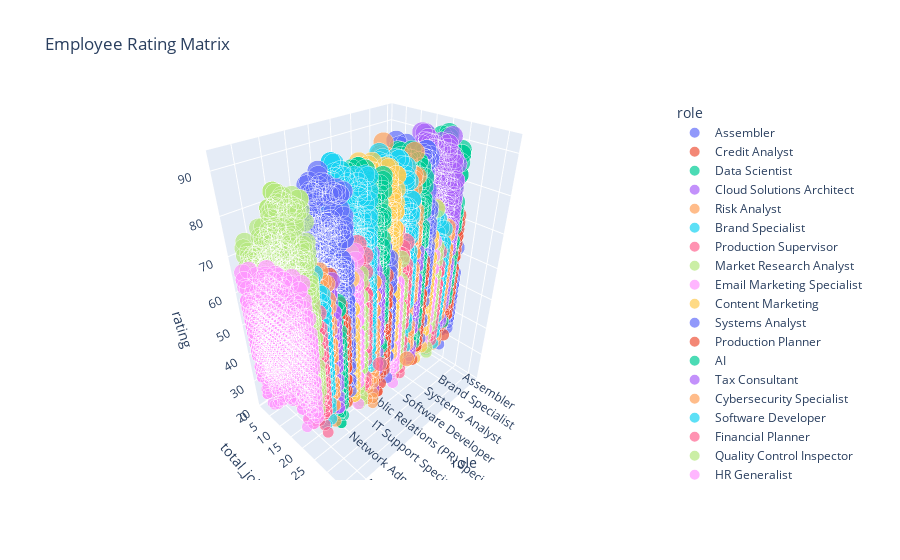

This figure's notebook cell:
### Code cell
Display.draw(data,x='role', y='total_join_year')

### Figure 1 — Plotly figure (JSON) as saved in the notebook; plotly's stock layout.template omitted (floating-point values rounded to 4 significant figures; data arrays with more than 128 entries replaced by an {"elided": "..."} marker saying what was removed)
{"data": [{"hovertemplate": "role=%{x}<br>total_join_year=%{y}<br>rating=%{marker.size}<extra></extra>", "legendgroup": "Assembler", "marker": {"color": "#636efa", "size": {"elided": "875 int values"}, "sizemode": "area", "sizeref": 0.23, "symbol": "circle"}, "mode": "markers", "name": "Assembler", "scene": "scene", "showlegend": true, "type": "scatter3d", "x": {"elided": "875 str values"}, "y": {"elided": "875 int values"}, "z": {"elided": "875 int values"}}, {"hovertemplate": "role=%{x}<br>total_join_year=%{y}<br>rating=%{marker.size}<extra></extra>", "legendgroup": "Credit Analyst", "marker": {"color": "#EF553B", "size": {"elided": "954 int values"}, "sizemode": "area", "sizeref": 0.23, "symbol": "circle"}, "mode": "markers", "name": "Credit Analyst", "scene": "scene", "showlegend": true, "type": "scatter3d", "x": {"elided": "954 str values"}, "y": {"elided": "954 int values"}, "z": {"elided": "954 int values"}}, {"hovertemplate": "role=%{x}<br>total_join_year=%{y}<br>rating=%{marker.size}<extra></extra>", "legendgroup": "Data Scientist", "marker": {"color": "#00cc96", "size": {"elided": "897 int values"}, "sizemode": "area", "sizeref": 0.23, "symbol": "circle"}, "mode": "markers", "name": "Data Scientist", "scene": "scene", "showlegend": true, "type": "scatter3d", "x": {"elided": "897 str values"}, "y": {"elided": "897 int values"}, "z": {"elided": "897 int values"}}, {"hovertemplate": "role=%{x}<br>total_join_year=%{y}<br>rating=%{marker.size}<extra></extra>", "legendgroup": "Cloud Solutions Architect", "marker": {"color": "#ab63fa", "size": {"elided": "924 int values"}, "sizemode": "area", "sizeref": 0.23, "symbol": "circle"}, "mode": "markers", "name": "Cloud Solutions Architect", "scene": "scene", "showlegend": true, "type": "scatter3d", "x": {"elided": "924 str values"}, "y": {"elided": "924 int values"}, "z": {"elided": "924 int values"}}, {"hovertemplate": "role=%{x}<br>total_join_year=%{y}<br>rating=%{marker.size}<extra></extra>", "legendgroup": "Risk Analyst", "marker": {"color": "#FFA15A", "size": {"elided": "899 int values"}, "sizemode": "area", "sizeref": 0.23, "symbol": "circle"}, "mode": "markers", "name": "Risk Analyst", "scene": "scene", "showlegend": true, "type": "scatter3d", "x": {"elided": "899 str values"}, "y": {"elided": "899 int values"}, "z": {"elided": "899 int values"}}, {"hovertemplate": "role=%{x}<br>total_join_year=%{y}<br>rating=%{marker.size}<extra></extra>", "legendgroup": "Brand Specialist", "marker": {"color": "#19d3f3", "size": {"elided": "866 int values"}, "sizemode": "area", "sizeref": 0.23, "symbol": "circle"}, "mode": "markers", "name": "Brand Specialist", "scene": "scene", "showlegend": true, "type": "scatter3d", "x": {"elided": "866 str values"}, "y": {"elided": "866 int values"}, "z": {"elided": "866 int values"}}, {"hovertemplate": "role=%{x}<br>total_join_year=%{y}<br>rating=%{marker.size}<extra></extra>", "legendgroup": "Production Supervisor", "marker": {"color": "#FF6692", "size": {"elided": "896 int values"}, "sizemode": "area", "sizeref": 0.23, "symbol": "circle"}, "mode": "markers", "name": "Production Supervisor", "scene": "scene", "showlegend": true, "type": "scatter3d", "x": {"elided": "896 str values"}, "y": {"elided": "896 int values"}, "z": {"elided": "896 int values"}}, {"hovertemplate": "role=%{x}<br>total_join_year=%{y}<br>rating=%{marker.size}<extra></extra>", "legendgroup": "Market Research Analyst", "marker": {"color": "#B6E880", "size": {"elided": "873 int values"}, "sizemode": "area", "sizeref": 0.23, "symbol": "circle"}, "mode": "markers", "name": "Market Research Analyst", "scene": "scene", "showlegend": true, "type": "scatter3d", "x": {"elided": "873 str values"}, "y": {"elided": "873 int values"}, "z": {"elided": "873 int values"}}, {"hovertemplate": "role=%{x}<br>total_join_year=%{y}<br>rating=%{marker.size}<extra></extra>", "legendgroup": "Email Marketing Specialist", "marker": {"color": "#FF97FF", "size": {"elided": "824 int values"}, "sizemode": "area", "sizeref": 0.23, "symbol": "circle"}, "mode": "markers", "name": "Email Marketing Specialist", "scene": "scene", "showlegend": true, "type": "scatter3d", "x": {"elided": "824 str values"}, "y": {"elided": "824 int values"}, "z": {"elided": "824 int values"}}, {"hovertemplate": "role=%{x}<br>total_join_year=%{y}<br>rating=%{marker.size}<extra></extra>", "legendgroup": "Content Marketing ", "marker": {"color": "#FECB52", "size": {"elided": "858 int values"}, "sizemode": "area", "sizeref": 0.23, "symbol": "circle"}, "mode": "markers", "name": "Content Marketing ", "scene": "scene", "showlegend": true, "type": "scatter3d", "x": {"elided": "858 str values"}, "y": {"elided": "858 int values"}, "z": {"elided": "858 int values"}}, {"hovertemplate": "role=%{x}<br>total_join_year=%{y}<br>rating=%{marker.size}<extra></extra>", "legendgroup": "Systems Analyst", "marker": {"color": "#636efa", "size": {"elided": "909 int values"}, "sizemode": "area", "sizeref": 0.23, "symbol": "circle"}, "mode": "markers", "name": "Systems Analyst", "scene": "scene", "showlegend": true, "type": "scatter3d", "x": {"elided": "909 str values"}, "y": {"elided": "909 int values"}, "z": {"elided": "909 int values"}}, {"hovertemplate": "role=%{x}<br>total_join_year=%{y}<br>rating=%{marker.size}<extra></extra>", "legendgroup": "Production Planner", "marker": {"color": "#EF553B", "size": {"elided": "876 int values"}, "sizemode": "area", "sizeref": 0.23, "symbol": "circle"}, "mode": "markers", "name": "Production Planner", "scene": "scene", "showlegend": true, "type": "scatter3d", "x": {"elided": "876 str values"}, "y": {"elided": "876 int values"}, "z": {"elided": "876 int values"}}, {"hovertemplate": "role=%{x}<br>total_join_year=%{y}<br>rating=%{marker.size}<extra></extra>", "legendgroup": "AI", "marker": {"color": "#00cc96", "size": {"elided": "809 int values"}, "sizemode": "area", "sizeref": 0.23, "symbol": "circle"}, "mode": "markers", "name": "AI", "scene": "scene", "showlegend": true, "type": "scatter3d", "x": {"elided": "809 str values"}, "y": {"elided": "809 int values"}, "z": {"elided": "809 int values"}}, {"hovertemplate": "role=%{x}<br>total_join_year=%{y}<br>rating=%{marker.size}<extra></extra>", "legendgroup": "Tax Consultant", "marker": {"color": "#ab63fa", "size": {"elided": "858 int values"}, "sizemode": "area", "sizeref": 0.23, "symbol": "circle"}, "mode": "markers", "name": "Tax Consultant", "scene": "scene", "showlegend": true, "type": "scatter3d", "x": {"elided": "858 str values"}, "y": {"elided": "858 int values"}, "z": {"elided": "858 int values"}}, {"hovertemplate": "role=%{x}<br>total_join_year=%{y}<br>rating=%{marker.size}<extra></extra>", "legendgroup": "Cybersecurity Specialist", "marker": {"color": "#FFA15A", "size": {"elided": "898 int values"}, "sizemode": "area", "sizeref": 0.23, "symbol": "circle"}, "mode": "markers", "name": "Cybersecurity Specialist", "scene": "scene", "showlegend": true, "type": "scatter3d", "x": {"elided": "898 str values"}, "y": {"elided": "898 int values"}, "z": {"elided": "898 int values"}}, {"hovertemplate": "role=%{x}<br>total_join_year=%{y}<br>rating=%{marker.size}<extra></extra>", "legendgroup": "Software Developer", "marker": {"color": "#19d3f3", "size": {"elided": "880 int values"}, "sizemode": "area", "sizeref": 0.23, "symbol": "circle"}, "mode": "markers", "name": "Software Developer", "scene": "scene", "showlegend": true, "type": "scatter3d", "x": {"elided": "880 str values"}, "y": {"elided": "880 int values"}, "z": {"elided": "880 int values"}}, {"hovertemplate": "role=%{x}<br>total_join_year=%{y}<br>rating=%{marker.size}<extra></extra>", "legendgroup": "Financial Planner", "marker": {"color": "#FF6692", "size": {"elided": "891 int values"}, "sizemode": "area", "sizeref": 0.23, "symbol": "circle"}, "mode": "markers", "name": "Financial Planner", "scene": "scene", "showlegend": true, "type": "scatter3d", "x": {"elided": "891 str values"}, "y": {"elided": "891 int values"}, "z": {"elided": "891 int values"}}, {"hovertemplate": "role=%{x}<br>total_join_year=%{y}<br>rating=%{marker.size}<extra></extra>", "legendgroup": "Quality Control Inspector", "marker": {"color": "#B6E880", "size": {"elided": "914 int values"}, "sizemode": "area", "sizeref": 0.23, "symbol": "circle"}, "mode": "markers", "name": "Quality Control Inspector", "scene": "scene", "showlegend": true, "type": "scatter3d", "x": {"elided": "914 str values"}, "y": {"elided": "914 int values"}, "z": {"elided": "914 int values"}}, {"hovertemplate": "role=%{x}<br>total_join_year=%{y}<br>rating=%{marker.size}<extra></extra>", "legendgroup": "HR Generalist", "marker": {"color": "#FF97FF", "size": {"elided": "899 int values"}, "sizemode": "area", "sizeref": 0.23, "symbol": "circle"}, "mode": "markers", "name": "HR Generalist", "scene": "scene", "showlegend": true, "type": "scatter3d", "x": {"elided": "899 str values"}, "y": {"elided": "899 int values"}, "z": {"elided": "899 int values"}}, {"hovertemplate": "role=%{x}<br>total_join_year=%{y}<br>rating=%{marker.size}<extra></extra>", "legendgroup": "IT Project Manager", "marker": {"color": "#FECB52", "size": {"elided": "871 int values"}, "sizemode": "area", "sizeref": 0.23, "symbol": "circle"}, "mode": "markers", "name": "IT Project Manager", "scene": "scene", "showlegend": true, "type": "scatter3d", "x": {"elided": "871 str values"}, "y": {"elided": "871 int values"}, "z": {"elided": "871 int values"}}, {"hovertemplate": "role=%{x}<br>total_join_year=%{y}<br>rating=%{marker.size}<extra></extra>", "legendgroup": "Public Relations (PR) Specialist", "marker": {"color": "#636efa", "size": {"elided": "849 int values"}, "sizemode": "area", "sizeref": 0.23, "symbol": "circle"}, "mode": "markers", "name": "Public Relations (PR) Specialist", "scene": "scene", "showlegend": true, "type": "scatter3d", "x": {"elided": "849 str values"}, "y": {"elided": "849 int values"}, "z": {"elided": "849 int values"}}, {"hovertemplate": "role=%{x}<br>total_join_year=%{y}<br>rating=%{marker.size}<extra></extra>", "legendgroup": "Maintenance Technician", "marker": {"color": "#EF553B", "size": {"elided": "906 int values"}, "sizemode": "area", "sizeref": 0.23, "symbol": "circle"}, "mode": "markers", "name": "Maintenance Technician", "scene": "scene", "showlegend": true, "type": "scatter3d", "x": {"elided": "906 str values"}, "y": {"elided": "906 int values"}, "z": {"elided": "906 int values"}}, {"hovertemplate": "role=%{x}<br>total_join_year=%{y}<br>rating=%{marker.size}<extra></extra>", "legendgroup": "UX/UI Designer", "marker": {"color": "#00cc96", "size": {"elided": "912 int values"}, "sizemode": "area", "sizeref": 0.23, "symbol": "circle"}, "mode": "markers", "name": "UX/UI Designer", "scene": "scene", "showlegend": true, "type": "scatter3d", "x": {"elided": "912 str values"}, "y": {"elided": "912 int values"}, "z": {"elided": "912 int values"}}, {"hovertemplate": "role=%{x}<br>total_join_year=%{y}<br>rating=%{marker.size}<extra></extra>", "legendgroup": "Event Marketing Coordinator", "marker": {"color": "#ab63fa", "size": {"elided": "864 int values"}, "sizemode": "area", "sizeref": 0.23, "symbol": "circle"}, "mode": "markers", "name": "Event Marketing Coordinator", "scene": "scene", "showlegend": true, "type": "scatter3d", "x": {"elided": "864 str values"}, "y": {"elided": "864 int values"}, "z": {"elided": "864 int values"}}, {"hovertemplate": "role=%{x}<br>total_join_year=%{y}<br>rating=%{marker.size}<extra></extra>", "legendgroup": "Machine Operator", "marker": {"color": "#FFA15A", "size": {"elided": "855 int values"}, "sizemode": "area", "sizeref": 0.23, "symbol": "circle"}, "mode": "markers", "name": "Machine Operator", "scene": "scene", "showlegend": true, "type": "scatter3d", "x": {"elided": "855 str values"}, "y": {"elided": "855 int values"}, "z": {"elided": "855 int values"}}, {"hovertemplate": "role=%{x}<br>total_join_year=%{y}<br>rating=%{marker.size}<extra></extra>", "legendgroup": "IT Support Specialist", "marker": {"color": "#19d3f3", "size": {"elided": "862 int values"}, "sizemode": "area", "sizeref": 0.23, "symbol": "circle"}, "mode": "markers", "name": "IT Support Specialist", "scene": "scene", "showlegend": true, "type": "scatter3d", "x": {"elided": "862 str values"}, "y": {"elided": "862 int values"}, "z": {"elided": "862 int values"}}, {"hovertemplate": "role=%{x}<br>total_join_year=%{y}<br>rating=%{marker.size}<extra></extra>", "legendgroup": "Actuary", "marker": {"color": "#FF6692", "size": {"elided": "857 int values"}, "sizemode": "area", "sizeref": 0.23, "symbol": "circle"}, "mode": "markers", "name": "Actuary", "scene": "scene", "showlegend": true, "type": "scatter3d", "x": {"elided": "857 str values"}, "y": {"elided": "857 int values"}, "z": {"elided": "857 int values"}}, {"hovertemplate": "role=%{x}<br>total_join_year=%{y}<br>rating=%{marker.size}<extra></extra>", "legendgroup": "Financial Analyst", "marker": {"color": "#B6E880", "size": {"elided": "833 int values"}, "sizemode": "area", "sizeref": 0.23, "symbol": "circle"}, "mode": "markers", "name": "Financial Analyst", "scene": "scene", "showlegend": true, "type": "scatter3d", "x": {"elided": "833 str values"}, "y": {"elided": "833 int values"}, "z": {"elided": "833 int values"}}, {"hovertemplate": "role=%{x}<br>total_join_year=%{y}<br>rating=%{marker.size}<extra></extra>", "legendgroup": "Investment Banker", "marker": {"color": "#FF97FF", "size": {"elided": "872 int values"}, "sizemode": "area", "sizeref": 0.23, "symbol": "circle"}, "mode": "markers", "name": "Investment Banker", "scene": "scene", "showlegend": true, "type": "scatter3d", "x": {"elided": "872 str values"}, "y": {"elided": "872 int values"}, "z": {"elided": "872 int values"}}, {"hovertemplate": "role=%{x}<br>total_join_year=%{y}<br>rating=%{marker.size}<extra></extra>", "legendgroup": "Packaging Operator", "marker": {"color": "#FECB52", "size": {"elided": "874 int values"}, "sizemode": "area", "sizeref": 0.23, "symbol": "circle"}, "mode": "markers", "name": "Packaging Operator", "scene": "scene", "showlegend": true, "type": "scatter3d", "x": {"elided": "874 str values"}, "y": {"elided": "874 int values"}, "z": {"elided": "874 int values"}}, {"hovertemplate": "role=%{x}<br>total_join_year=%{y}<br>rating=%{marker.size}<extra></extra>", "legendgroup": "Network Administrator", "marker": {"color": "#636efa", "size": {"elided": "838 int values"}, "sizemode": "area", "sizeref": 0.23, "symbol": "circle"}, "mode": "markers", "name": "Network Administrator", "scene": "scene", "showlegend": true, "type": "scatter3d", "x": {"elided": "838 str values"}, "y": {"elided": "838 int values"}, "z": {"elided": "838 int values"}}, {"hovertemplate": "role=%{x}<br>total_join_year=%{y}<br>rating=%{marker.size}<extra></extra>", "legendgroup": "Warehouse Worker", "marker": {"color": "#EF553B", "size": {"elided": "848 int values"}, "sizemode": "area", "sizeref": 0.23, "symbol": "circle"}, "mode": "markers", "name": "Warehouse Worker", "scene": "scene", "showlegend": true, "type": "scatter3d", "x": {"elided": "848 str values"}, "y": {"elided": "848 int values"}, "z": {"elided": "848 int values"}}, {"hovertemplate": "role=%{x}<br>total_join_year=%{y}<br>rating=%{marker.size}<extra></extra>", "legendgroup": "Recruitment Specialist", "marker": {"color": "#00cc96", "size": {"elided": "887 int values"}, "sizemode": "area", "sizeref": 0.23, "symbol": "circle"}, "mode": "markers", "name": "Recruitment Specialist", "scene": "scene", "showlegend": true, "type": "scatter3d", "x": {"elided": "887 str values"}, "y": {"elided": "887 int values"}, "z": {"elided": "887 int values"}}, {"hovertemplate": "role=%{x}<br>total_join_year=%{y}<br>rating=%{marker.size}<extra></extra>", "legendgroup": "Digital Marketing Specialist", "marker": {"color": "#ab63fa", "size": {"elided": "870 int values"}, "sizemode": "area", "sizeref": 0.23, "symbol": "circle"}, "mode": "markers", "name": "Digital Marketing Specialist", "scene": "scene", "showlegend": true, "type": "scatter3d", "x": {"elided": "870 str values"}, "y": {"elided": "870 int values"}, "z": {"elided": "870 int values"}}, {"hovertemplate": "role=%{x}<br>total_join_year=%{y}<br>rating=%{marker.size}<extra></extra>", "legendgroup": "Financial Controller", "marker": {"color": "#FFA15A", "size": {"elided": "866 int values"}, "sizemode": "area", "sizeref": 0.23, "symbol": "circle"}, "mode": "markers", "name": "Financial Controller", "scene": "scene", "showlegend": true, "type": "scatter3d", "x": {"elided": "866 str values"}, "y": {"elided": "866 int values"}, "z": {"elided": "866 int values"}}, {"hovertemplate": "role=%{x}<br>total_join_year=%{y}<br>rating=%{marker.size}<extra></extra>", "legendgroup": "Auditor", "marker": {"color": "#19d3f3", "size": {"elided": "898 int values"}, "sizemode": "area", "sizeref": 0.23, "symbol": "circle"}, "mode": "markers", "name": "Auditor", "scene": "scene", "showlegend": true, "type": "scatter3d", "x": {"elided": "898 str values"}, "y": {"elided": "898 int values"}, "z": {"elided": "898 int values"}}, {"hovertemplate": "role=%{x}<br>total_join_year=%{y}<br>rating=%{marker.size}<extra></extra>", "legendgroup": "Inventory Clerk", "marker": {"color": "#FF6692", "size": {"elided": "888 int values"}, "sizemode": "area", "sizeref": 0.23, "symbol": "circle"}, "mode": "markers", "name": "Inventory Clerk", "scene": "scene", "showlegend": true, "type": "scatter3d", "x": {"elided": "888 str values"}, "y": {"elided": "888 int values"}, "z": {"elided": "888 int values"}}, {"hovertemplate": "role=%{x}<br>total_join_year=%{y}<br>rating=%{marker.size}<extra></extra>", "legendgroup": "Database Administrator", "marker": {"color": "#B6E880", "size": {"elided": "837 int values"}, "sizemode": "area", "sizeref": 0.23, "symbol": "circle"}, "mode": "markers", "name": "Database Administrator", "scene": "scene", "showlegend": true, "type": "scatter3d", "x": {"elided": "837 str values"}, "y": {"elided": "837 int values"}, "z": {"elided": "837 int values"}}, {"hovertemplate": "role=%{x}<br>total_join_year=%{y}<br>rating=%{marker.size}<extra></extra>", "legendgroup": "Accountant", "marker": {"color": "#FF97FF", "size": {"elided": "825 int values"}, "sizemode": "area", "sizeref": 0.23, "symbol": "circle"}, "mode": "markers", "name": "Accountant", "scene": "scene", "showlegend": true, "type": "scatter3d", "x": {"elided": "825 str values"}, "y": {"elided": "825 int values"}, "z": {"elided": "825 int values"}}], "layout": {"legend": {"itemsizing": "constant", "title": {"text": "role"}, "tracegroupgap": 0}, "scene": {"domain": {"x": [0, 1], "y": [0, 1]}, "xaxis": {"categoryarray": ["Assembler", "Credit Analyst", "Data Scientist", "Cloud Solutions Architect", "Risk Analyst", "Brand Specialist", "Production Supervisor", "Market Research Analyst", "Email Marketing Specialist", "Content Marketing ", "Systems Analyst", "Production Planner", "AI", "Tax Consultant", "Cybersecurity Specialist", "Software Developer", "Financial Planner", "Quality Control Inspector", "HR Generalist", "IT Project Manager", "Public Relations (PR) Specialist", "Maintenance Technician", "UX/UI Designer", "Event Marketing Coordinator", "Machine Operator", "IT Support Specialist", "Actuary", "Financial Analyst", "Investment Banker", "Packaging Operator", "Network Administrator", "Warehouse Worker", "Recruitment Specialist", "Digital Marketing Specialist", "Financial Controller", "Auditor", "Inventory Clerk", "Database Administrator", "Accountant"], "categoryorder": "array", "title": {"text": "role"}}, "yaxis": {"title": {"text": "total_join_year"}}, "zaxis": {"title": {"text": "rating"}}}, "title": {"text": "Employee Rating Matrix"}}}
